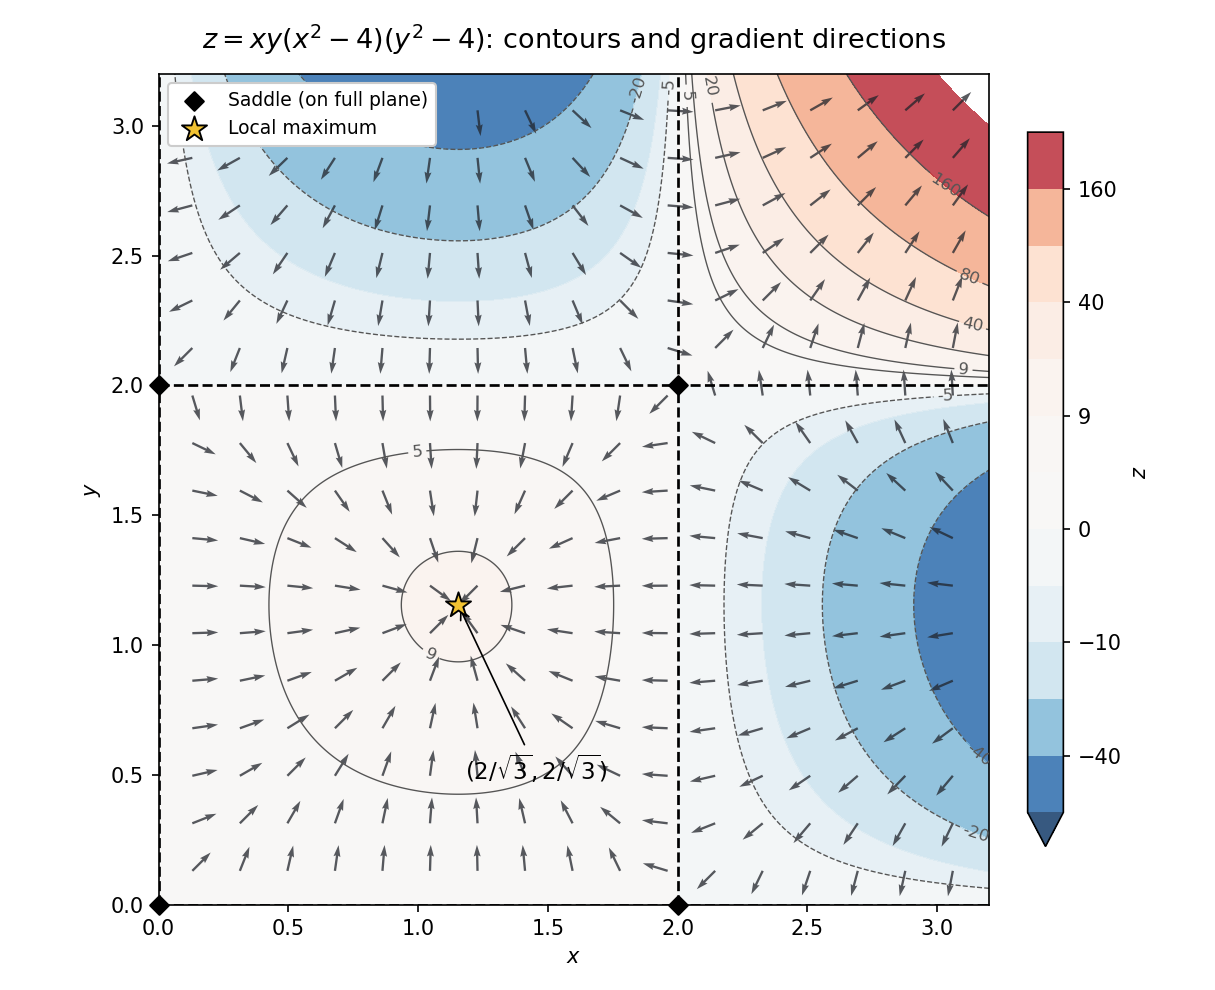

Reproduce this figure in Python.
"""Contours and gradient directions of a polynomial; output only into cwd."""
from pathlib import Path
import matplotlib
matplotlib.use('Agg')
import matplotlib.pyplot as plt
from matplotlib.colors import TwoSlopeNorm
import numpy as np

x = np.linspace(0, 3.2, 550)
X,Y = np.meshgrid(x,x)
Z = X*Y*(X**2-4)*(Y**2-4)
fig,ax = plt.subplots(figsize=(8.1,6.6),dpi=150,facecolor='white')
levels = [-65,-40,-20,-10,-5,0,5,9,20,40,80,160,300]
cf = ax.contourf(X,Y,Z,levels=levels,cmap='RdBu_r',norm=TwoSlopeNorm(vmin=-65,vcenter=0,vmax=300),alpha=.8,extend='min')
cs = ax.contour(X,Y,Z,levels=[-40,-20,-5,5,9,20,40,80,160],colors='#555555',linewidths=.65)
ax.clabel(cs,fontsize=8,inline=True,fmt='%g')
g = np.linspace(.13,3.06,17)
U,V = np.meshgrid(g,g)
gx = (3*U**2-4)*V*(V**2-4)
gy = (3*V**2-4)*U*(U**2-4)
norm = np.hypot(gx,gy)
ax.quiver(U,V,gx/norm,gy/norm,color='#20232a',angles='xy',scale_units='xy',scale=10,width=.0028,alpha=.75)
for z in [0,2]:
 ax.axvline(z,color='black',linestyle='--',lw=1.3)
 ax.axhline(z,color='black',linestyle='--',lw=1.3)
s=2/np.sqrt(3)
ax.scatter([0,0,2,2],[0,2,0,2],color='black',marker='D',s=40,label='Saddle (on full plane)',zorder=5,clip_on=False)
ax.scatter([s],[s],marker='*',s=160,color='#f1c232',edgecolor='black',lw=.9,label='Local maximum',zorder=6)
ax.annotate(r'$(2/\sqrt{3},2/\sqrt{3})$',(s,s),xytext=(1.18,.48),arrowprops=dict(arrowstyle='->',lw=.8),fontsize=11)
ax.set(xlim=(0,3.2),ylim=(0,3.2),xlabel='$x$',ylabel='$y$')
ax.set_aspect('equal')
ax.set_title(r'$z=xy(x^2-4)(y^2-4)$: contours and gradient directions',fontsize=13,pad=12)
ax.legend(loc='upper left',fontsize=9,framealpha=1)
fig.colorbar(cf,ax=ax,label='$z$',shrink=.86,pad=.035)
fig.tight_layout()
fig.savefig(Path.cwd()/Path(__file__).with_suffix('.png').name,facecolor='white')
